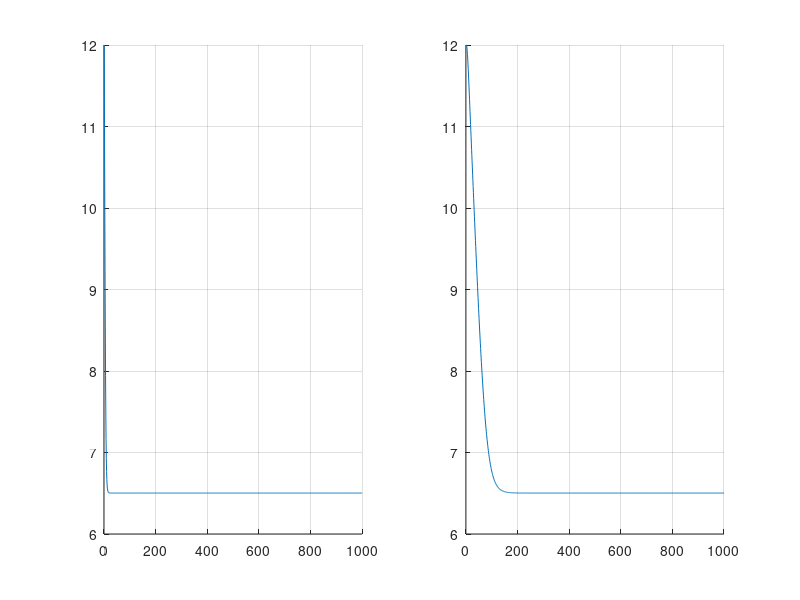

MATLAB code to generate this figure:
% stałe
C1 = 0.75;
C2 = 0.55;
alfa1 = 20;
alfa2 = 20;
% punkt pracy
lin = 0;
t_sim = 1000;
F1in(1:51) = 40;
tau = 50;
Fd = 11;
t = 51;
Ts = 1000;
h1 = 12 * ones(Ts , 1);
h2 = 12 * ones(Ts , 1);
for k=2:Ts
    
    h1(k) = ((F1in(5) + Fd - alfa2*sqrt(h1(k-1)))/(2*C1*h1(k-1))) * 1 + h1(k-1);
    h2(k) = ((alfa1*sqrt(h1(k-1)) - alfa2*sqrt(h2(k-1))) / (3*C2*(h2(k-1)^2)))  * 1 + h2(k-1);
end
figure(1)
subplot(1,2,1);
hold on
grid on
plot(h1)
subplot(1,2,2);
hold on
grid on
plot(h2)